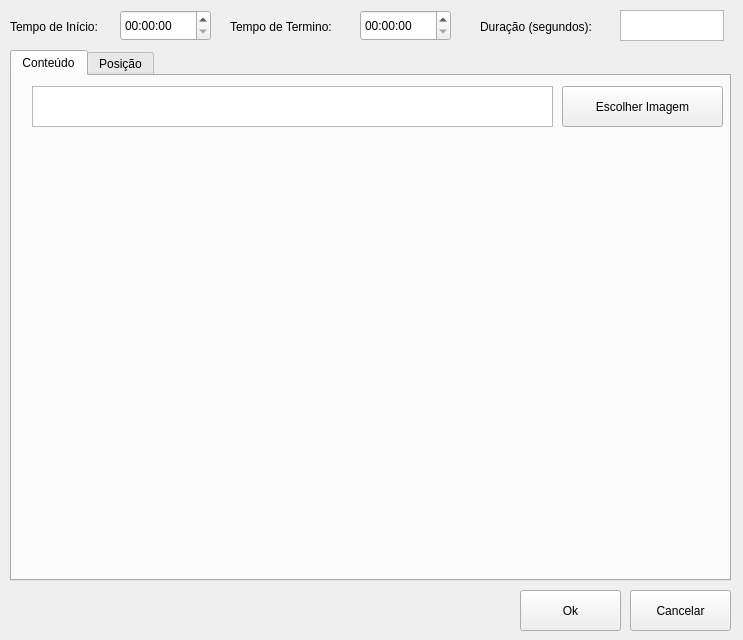
<?xml version="1.0" encoding="UTF-8"?>
<ui version="4.0">
 <class>ImageContent</class>
 <widget class="QWidget" name="ImageContent">
  <property name="geometry">
   <rect>
    <x>0</x>
    <y>0</y>
    <width>743</width>
    <height>640</height>
   </rect>
  </property>
  <property name="windowTitle">
   <string>Conteúdo em Imagem</string>
  </property>
  <widget class="QPlainTextEdit" name="txt_duration">
   <property name="enabled">
    <bool>true</bool>
   </property>
   <property name="geometry">
    <rect>
     <x>620</x>
     <y>10</y>
     <width>104</width>
     <height>31</height>
    </rect>
   </property>
  </widget>
  <widget class="QPushButton" name="btn_cancel">
   <property name="geometry">
    <rect>
     <x>630</x>
     <y>590</y>
     <width>101</width>
     <height>41</height>
    </rect>
   </property>
   <property name="text">
    <string>Cancelar</string>
   </property>
   <property name="icon">
    <iconset resource="icons.qrc">
     <normaloff>:/i/no.png</normaloff>:/i/no.png</iconset>
   </property>
   <property name="iconSize">
    <size>
     <width>25</width>
     <height>25</height>
    </size>
   </property>
  </widget>
  <widget class="QTabWidget" name="tabs">
   <property name="geometry">
    <rect>
     <x>10</x>
     <y>50</y>
     <width>721</width>
     <height>531</height>
    </rect>
   </property>
   <property name="currentIndex">
    <number>0</number>
   </property>
   <widget class="QWidget" name="tab_content">
    <attribute name="title">
     <string>Conteúdo</string>
    </attribute>
    <widget class="QPlainTextEdit" name="txt_media_name">
     <property name="geometry">
      <rect>
       <x>20</x>
       <y>10</y>
       <width>521</width>
       <height>41</height>
      </rect>
     </property>
     <property name="textInteractionFlags">
      <set>Qt::TextSelectableByKeyboard|Qt::TextSelectableByMouse</set>
     </property>
    </widget>
    <widget class="QPushButton" name="btn_choose_image">
     <property name="geometry">
      <rect>
       <x>550</x>
       <y>10</y>
       <width>161</width>
       <height>41</height>
      </rect>
     </property>
     <property name="text">
      <string>Escolher Imagem</string>
     </property>
     <property name="icon">
      <iconset resource="icons.qrc">
       <normaloff>:/i/folder_open.png</normaloff>:/i/folder_open.png</iconset>
     </property>
     <property name="iconSize">
      <size>
       <width>40</width>
       <height>40</height>
      </size>
     </property>
    </widget>
    <widget class="QLabel" name="lbl_image">
     <property name="geometry">
      <rect>
       <x>20</x>
       <y>60</y>
       <width>681</width>
       <height>421</height>
      </rect>
     </property>
     <property name="text">
      <string/>
     </property>
    </widget>
   </widget>
   <widget class="QWidget" name="tab_position">
    <attribute name="title">
     <string>Posição</string>
    </attribute>
   </widget>
  </widget>
  <widget class="QTimeEdit" name="time_end">
   <property name="geometry">
    <rect>
     <x>360</x>
     <y>10</y>
     <width>91</width>
     <height>31</height>
    </rect>
   </property>
  </widget>
  <widget class="QLabel" name="lbl_duration">
   <property name="geometry">
    <rect>
     <x>480</x>
     <y>16</y>
     <width>141</width>
     <height>21</height>
    </rect>
   </property>
   <property name="text">
    <string>Duração (segundos):</string>
   </property>
  </widget>
  <widget class="QPushButton" name="btn_ok">
   <property name="geometry">
    <rect>
     <x>520</x>
     <y>590</y>
     <width>101</width>
     <height>41</height>
    </rect>
   </property>
   <property name="text">
    <string>Ok</string>
   </property>
   <property name="icon">
    <iconset resource="icons.qrc">
     <normaloff>:/i/check.png</normaloff>:/i/check.png</iconset>
   </property>
   <property name="iconSize">
    <size>
     <width>25</width>
     <height>25</height>
    </size>
   </property>
  </widget>
  <widget class="QLabel" name="lbl_end_time">
   <property name="geometry">
    <rect>
     <x>230</x>
     <y>16</y>
     <width>131</width>
     <height>21</height>
    </rect>
   </property>
   <property name="text">
    <string>Tempo de Termino:</string>
   </property>
  </widget>
  <widget class="QLabel" name="lbl_begin_time">
   <property name="geometry">
    <rect>
     <x>10</x>
     <y>16</y>
     <width>111</width>
     <height>21</height>
    </rect>
   </property>
   <property name="text">
    <string>Tempo de Início:</string>
   </property>
  </widget>
  <widget class="QTimeEdit" name="time_begin">
   <property name="geometry">
    <rect>
     <x>120</x>
     <y>10</y>
     <width>91</width>
     <height>31</height>
    </rect>
   </property>
  </widget>
 </widget>
 <resources>
  <include location="icons.qrc"/>
 </resources>
 <connections/>
</ui>
